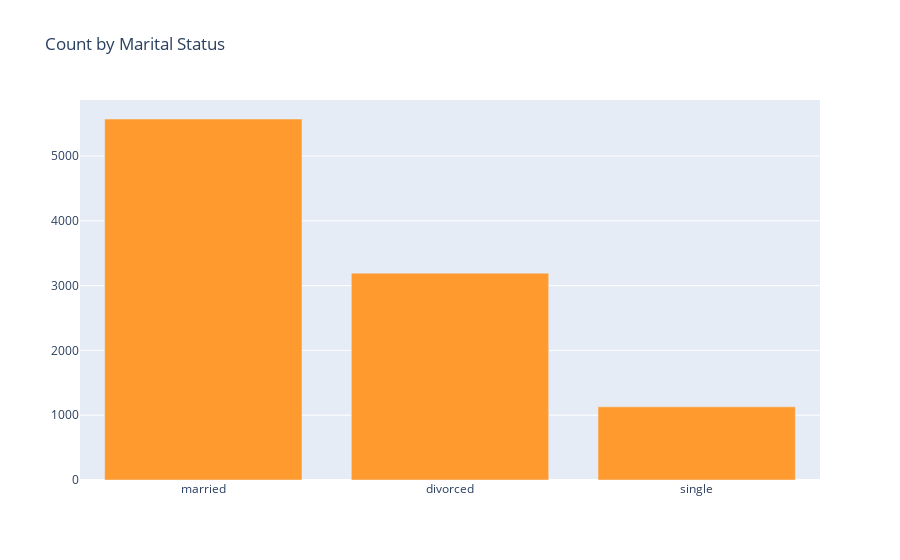

Here is the notebook cell this chart was saved with:
### Code cell
vals = df['marital'].value_counts().tolist()
labels = ['married', 'divorced', 'single']

data = [go.Bar(
            x=labels,
            y=vals,
    marker=dict(
    color="#FE9A2E")
    )]

layout = go.Layout(
    title="Count by Marital Status",
)

fig = go.Figure(data=data, layout=layout)



iplot(fig, filename='basic-bar')

### Figure 1 — Plotly figure (JSON) as saved in the notebook; plotly's stock layout.template omitted (floating-point values rounded to 4 significant figures)
{"data": [{"marker": {"color": "#FE9A2E"}, "type": "bar", "x": ["married", "divorced", "single"], "y": [5571, 3192, 1129]}], "layout": {"title": {"text": "Count by Marital Status"}}}
